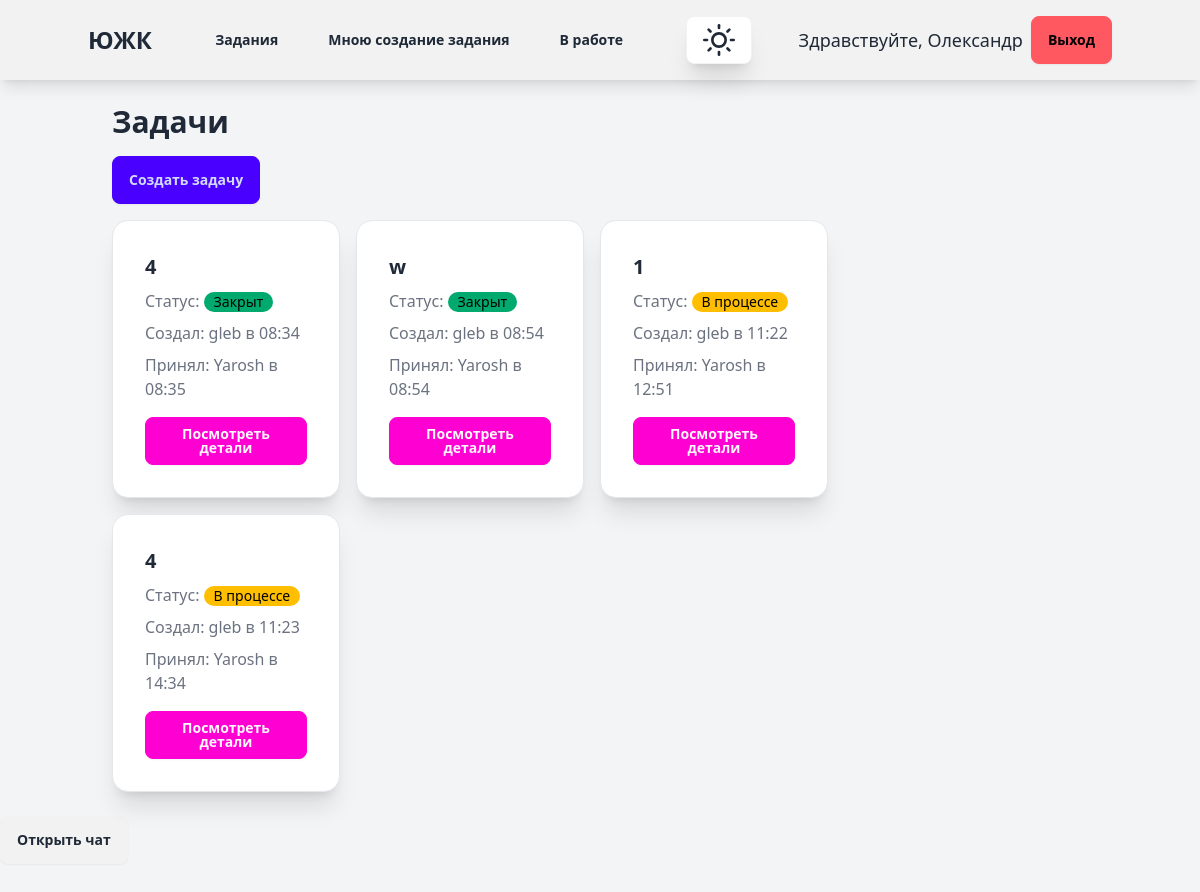
Page / (signed in) on the earlier database version.
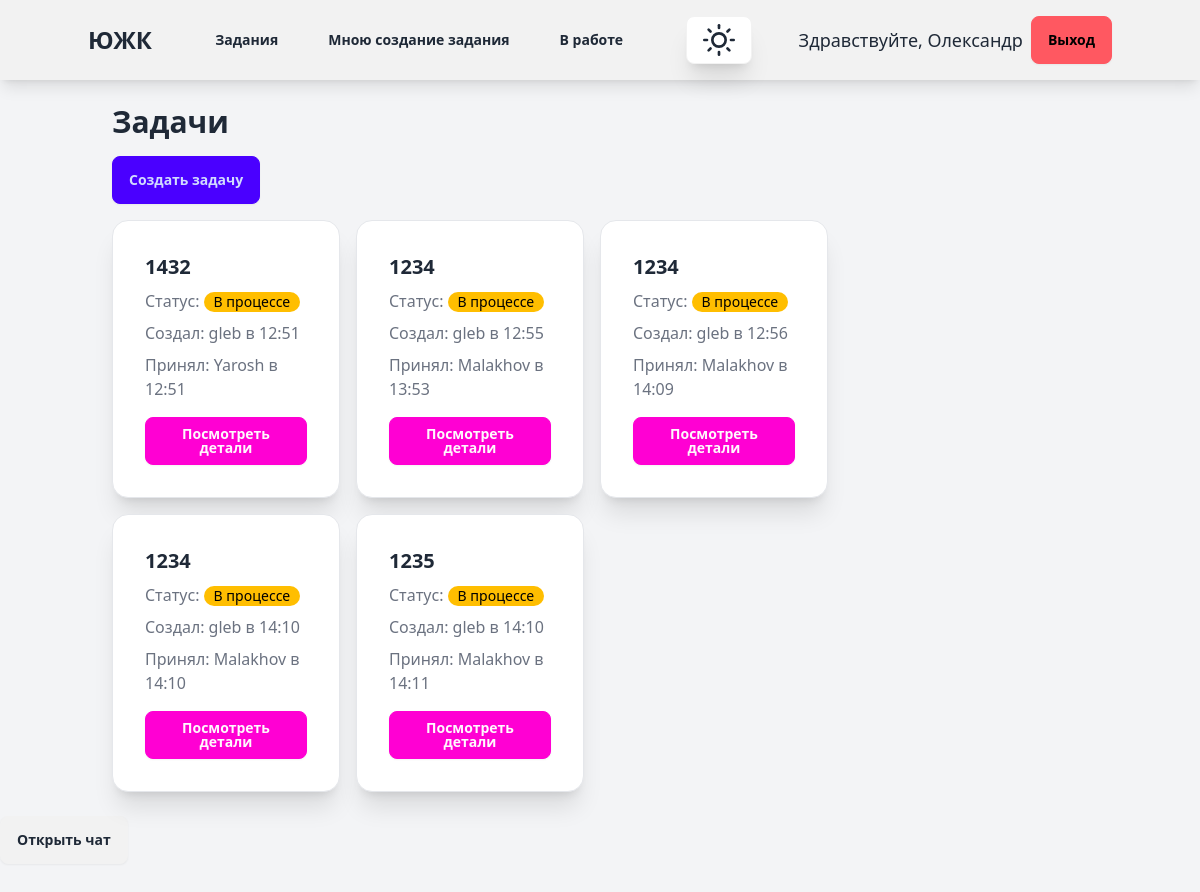
Same page on the later database version.
### account/models.py (models this page shows)
class CustomUser(AbstractUser):
    department = models.ForeignKey(Department, on_delete=models.SET_NULL, null=True, blank=True)
    position = models.ForeignKey(Position, on_delete=models.SET_NULL, null=True, blank=True, related_name="users")

### tickets/models.py (models this page shows, shortened)
class Ticket(models.Model):
    STATUS_CHOICES = [
        ('open', 'Open'),
        ('in_progress', 'In Progress'),
        ('closed', 'Closed'),
    ]
    title = models.CharField(max_length=200)
    description = models.TextField()
    status = models.CharField(max_length=20, choices=STATUS_CHOICES, default='open')
    created_by = models.ForeignKey(CustomUser, on_delete=models.CASCADE, related_name='tickets_created')
    accepted_by = models.ForeignKey(CustomUser, on_delete=models.CASCADE, related_name='tickets_accepted', null=True,
                                    blank=True)
    department = models.ForeignKey(Department, on_delete=models.CASCADE, related_name='tickets', null=True, blank=True)
    position = models.ForeignKey(Position, on_delete=models.CASCADE, related_name='tickets', null=True, blank=True)
    screenshot = models.ImageField(upload_to='tickets/screenshots', null=True, blank=True)
    created_at = models.DateTimeField(auto_now_add=True)
    accepted_at = models.DateTimeField(null=True, blank=True)
    updated_at = models.DateTimeField(auto_now=True)

### tickets/views.py (the view)
# urls.py: path('', views.ticket_list, name='ticket_list'),
@login_required
def ticket_list(request):
    user = request.user  # Получаем текущего пользователя
    if user.is_authenticated:  # Проверяем, авторизован ли пользователь
        tickets = Ticket.objects.filter(
            department=user.department,
            position=user.position
        )
    else:
        tickets = Ticket.objects.none()  # Если пользователь не авторизован, не показываем тикеты
    return render(request, 'tickets/ticket_list.html', {'tickets': tickets})

### templates/tickets/ticket_list.html (shortened to what this page needs)
{% extends "blog/base.html" %}
{% block content1 %}
<div class="container mx-auto p-6">
    <h2 class="text-3xl font-bold mb-4">Задачи</h2>
    <a href="{% url 'tickets:create_ticket' %}" class="btn btn-primary mb-4">Создать задачу</a>
    <div id="ticket-container" class="transition-all duration-300 w-full lg:w-3/4 pr-4">
        <div class="grid grid-cols-1 md:grid-cols-2 lg:grid-cols-3 gap-4">
            {% for ticket in tickets %}
            <div class="card bg-base-100 shadow-xl border border-gray-200" data-ticket-id="{{ ticket.id }}">
                <div class="card-body">
                    <h3 class="card-title text-xl font-semibold">{{ ticket.title }}</h3>
                    <p class="text-gray-500">Статус:
                        <span class="badge
                            {% if ticket.status == 'open' %}badge-error
                            {% elif ticket.status == 'in_progress' %}badge-warning
                            {% else %}badge-success
                            {% endif %}">
                            {% if ticket.status == 'open' %}Открыт
                            {% elif ticket.status == 'in_progress' %}В процессе
                            {% else %}Закрыт
                            {% endif %}
                        </span>
                    </p>
                    <p class="text-gray-500">Создал:
                        {{ ticket.created_by.username }} в {{ ticket.created_at|date:"H:i" }}
                    </p>
                    <p class="text-gray-500">Принял:
                        {% if ticket.accepted_by %}
                            {{ ticket.accepted_by.username }} в {{ ticket.accepted_at|date:"H:i" }}
                        {% else %}
                            {{ ticket.accepted_by.username|default:"На данный момент не принята" }}
                        {% endif %}
                    </p>
                    <a href="{% url 'tickets:ticket_detail' ticket.id %}" class="btn btn-secondary mt-2">Посмотреть детали</a>
                </div>
            </div>
            {% endfor %}
        </div>
    </div>
</div>
    <button id="open-chat-btn" class="btn btn-accent open-chat" data-ticket-id="{{ 33 }}">Открыть чат</button>
{% endblock %}

### templates/blog/base.html (shortened to what this page needs)
{% load static %}
{% load tailwind_tags %}
<!DOCTYPE html>
<html lang="ru">
<head>
    {% tailwind_css %}
    <script src="https://cdn.tailwindcss.com"></script>
</head>
<body class="bg-gray-100">
    <nav class="navbar bg-base-200 shadow-lg p-4">
        <div class="container mx-auto flex justify-between items-center">
            <a href="http://127.0.0.1:8000/ticket_list_created_by" class="text-2xl font-bold">ЮЖК</a>
            {% if request.user.is_authenticated %}
            <div class="hidden md:flex space-x-4">
                <a href="{% url 'tickets:ticket_list' %}" class="btn btn-ghost">Задания</a>
                <a href="{% url 'tickets:ticket_list_created_by' %}" class="btn btn-ghost">Мною создание задания</a>
                <a href="{% url 'tickets:ticket_list_accepted_by' %}" class="btn btn-ghost">В работе</a>
            </div>
            <button onclick="toggleTheme()" class="btn btn-circle bg-base-100 shadow-xl transition-all">
            </button>
            <div class="flex items-center space-x-2">
                <span class="text-lg">Здравствуйте, {{ request.user.first_name|default:request.user.username }}</span>
                <form action="{% url 'account:logout' %}" method="post">
                    <button type="submit" class="btn btn-error">Выход</button>
                </form>
            </div>
            {% else %}
            <a href="{% url 'account:login' %}" class="btn btn-primary">Вход</a>
            {% endif %}
        </div>
    </nav>
    {% block content1 %}
    {% endblock %}
    <div class="container mx-auto p-6">
    </div>
</body>
</html>

Differences in the rows shown:
removed Ticket: title "4", status "Закрыт", created_by.username "gleb", created_at "08:34", accepted_by.username "Yarosh", accepted_at "08:35"
removed Ticket: title "w", status "Закрыт", created_by.username "gleb", created_at "08:54", accepted_by.username "Yarosh", accepted_at "08:54"
removed Ticket: title "1", status "В процессе", created_by.username "gleb", created_at "11:22", accepted_by.username "Yarosh", accepted_at "12:51"
removed Ticket: title "4", status "В процессе", created_by.username "gleb", created_at "11:23", accepted_by.username "Yarosh", accepted_at "14:34"
added Ticket: title "1432", status "В процессе", created_by.username "gleb", created_at "12:51", accepted_by.username "Yarosh", accepted_at "12:51"
added Ticket: title "1234", status "В процессе", created_by.username "gleb", created_at "12:55", accepted_by.username "Malakhov", accepted_at "13:53"
added Ticket: title "1234", status "В процессе", created_by.username "gleb", created_at "12:56", accepted_by.username "Malakhov", accepted_at "14:09"
added Ticket: title "1234", status "В процессе", created_by.username "gleb", created_at "14:10", accepted_by.username "Malakhov", accepted_at "14:10"
added Ticket: title "1235", status "В процессе", created_by.username "gleb", created_at "14:10", accepted_by.username "Malakhov", accepted_at "14:11"
